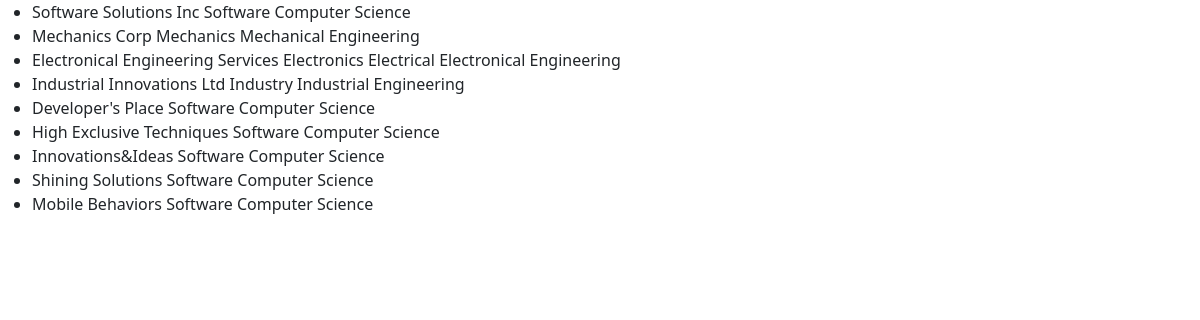
/company/companies/ (signed in), run on the app's committed database.
### company/models.py (models this page shows, shortened)
class Company(models.Model):
    name = models.CharField(max_length=100, null=True, unique=True)
    field = models.CharField(max_length=100, null=True)
    departments = models.ManyToManyField(EngineeringDepartment, blank=True)
    status = models.CharField(max_length=20, choices=STATUS_CHOICES, default='PENDING', null=True)

### users/models.py (models this page shows, shortened)
class EngineeringDepartment(models.Model):
    code = models.CharField(max_length=5, unique=True)
    name = models.CharField(max_length=50, blank=True)

### company/views.py (the view)
# urls.py: path('companies/', views.CompaniesView.as_view(), name='companies'),
class CompaniesView(LoginRequiredMixin, ListView):
    template_name = 'company/companies.html'
    model = Company
    context_object_name = 'companies'
    def get_queryset(self):
        return self.model.objects.filter(status='APPROVED')

### company/templates/company/companies.html (shortened to what this page needs)
{% extends 'base.html' %}
{% load static %}
{% block styling %}
    <link rel="stylesheet" type="text/css" href="{% static 'main/home.css' %}">
{% endblock %}
{% block body %}
    <div>
        <ul>
            {% for company in companies %}
                <li>
                    {{ company.name }}
                    {{ company.field }}
                    {% for department in company.departments.all %}
                        {{ department.name }}
                    {% endfor %}
                </li>
            {% endfor %}
        </ul>
    </div>
{% endblock %}

### data on the page
Company: name "Software Solutions Inc", field "Software"
EngineeringDepartment: name "Computer Science"
Company: name "Mechanics Corp", field "Mechanics"
EngineeringDepartment: name "Mechanical Engineering"
Company: name "Electronical Engineering Services", field "Electronics"
EngineeringDepartment: name "Electrical Electronical Engineering"
Company: name "Industrial Innovations Ltd", field "Industry"
EngineeringDepartment: name "Industrial Engineering"
Company: name "Developer's Place", field "Software"
Company: name "High Exclusive Techniques", field "Software"
Company: name "Innovations&Ideas", field "Software"
Company: name "Shining Solutions", field "Software"
Company: name "Mobile Behaviors", field "Software"
